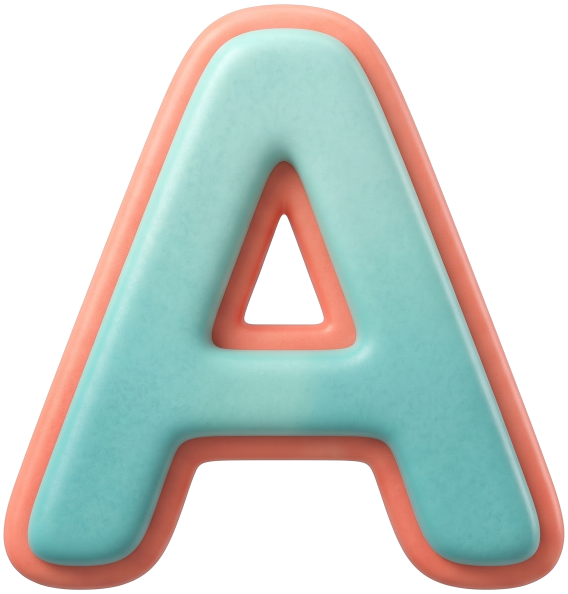
#> input picture abc-song/0001/assets/letters/A.png, 1136 x 1187 px (shown at 1/2 size)
$ python -i process_abc_no_background_assets.py   (imports and definitions only)
#> lines starting #> are read from the running program, lines starting #| are printed output that depends on the picture; after the words box and inside, x2 and y2 are one past the last pixel; in counts of white or black regions, pixels touching at a corner belong together
#> further down, picture is the input picture: PIL image 1136x1187 RGBA; mean R, G, B, A 201.7, 208.7, 203.6, 146.1
"""Split generated transparent ABC assets into letter and object-word layers.

The source images are already transparent PNGs. This script only uses their
alpha channel and connected components; it never calls an image-generation or
background-removal model.
"""

from __future__ import annotations

import argparse
import json
import re
from dataclasses import dataclass
from pathlib import Path
from typing import Iterable

import numpy as np
from PIL import Image
from scipy import ndimage


ASSET_RE = re.compile(r"id_(?P<song>\d{4})(?P<letter>[A-Z])_type_lette", re.IGNORECASE)
DEFAULT_ALPHA_THRESHOLD = 24
DEFAULT_MIN_COMPONENT_AREA = 64
DEFAULT_WORD_BAND_RATIO = 0.70
DEFAULT_CONNECTED_WORD_CUT_RATIO = 0.78


@dataclass(frozen=True)
class SplitResult:
    letter: Image.Image
    object_group: Image.Image
    letter_bbox: tuple[int, int, int, int]
    object_bbox: tuple[int, int, int, int]
    object_group_bbox: tuple[int, int, int, int]
    word_bbox: tuple[int, int, int, int]
    diagnostics: dict[str, int | float | str]


@dataclass(frozen=True)
class _Component:
    label: int
    area: int
    x: int
    y: int
    w: int
    h: int
    center_x: float


# [10 lines left out: function _bbox, not called in this run]


def _component_list(labels: np.ndarray, count: int, minimum_area: int) -> list[_Component]:
    components: list[_Component] = []
    slices = ndimage.find_objects(labels)
    for label, component_slice in enumerate(slices, start=1):
        if component_slice is None:
            continue
        ys, xs = component_slice
        component = labels[component_slice] == label
        area = int(component.sum())
        if area < minimum_area:
            continue
        yy, xx = np.where(labels == label)
        components.append(
            _Component(
                label=label,
                area=area,
                x=int(xs.start),
                y=int(ys.start),
                w=int(xs.stop - xs.start),
                h=int(ys.stop - ys.start),
                center_x=float(xx.mean()),
            )
        )
    return sorted(components, key=lambda component: component.area, reverse=True)


# [66 lines left out: functions _rgba_from_mask, _near_component_pixels, _trim_connected_object_word, not called in this run]


def split_foreground(
    image: Image.Image,
    *,
    alpha_threshold: int = DEFAULT_ALPHA_THRESHOLD,
    min_component_area: int = DEFAULT_MIN_COMPONENT_AREA,
    word_band_ratio: float = DEFAULT_WORD_BAND_RATIO,
    connected_word_cut_ratio: float = DEFAULT_CONNECTED_WORD_CUT_RATIO,
) -> SplitResult:
    """Return letter-only and object-plus-word transparent layers.

    Letter selection is based on the centroid of a connected alpha component,
    not on a fixed x boundary. This keeps long object features such as a horn
    or antennae intact when they cross into the left half of the canvas.
    """
#> called with alpha_threshold = 24, min_component_area = 64, word_band_ratio = 0.7, connected_word_cut_ratio = 0.78
    source = np.asarray(image.convert("RGBA"), dtype=np.uint8)
    alpha = source[..., 3]
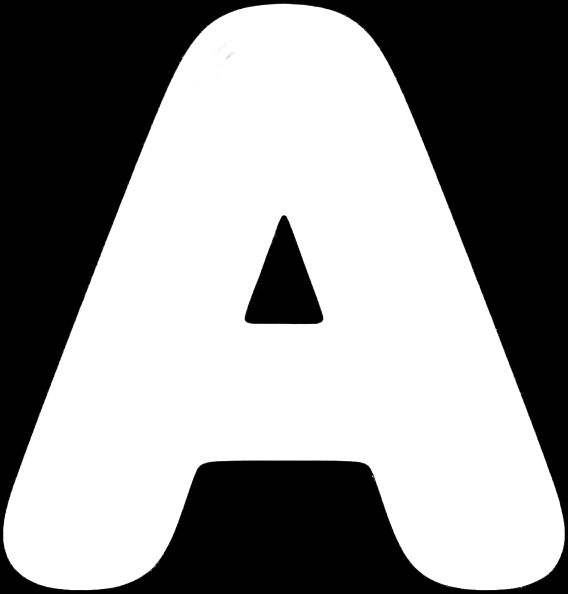
#> alpha: shape (1187, 1136) (shown at 1/2 size); min 0, max 255, mean 146.1
    core_mask = alpha >= alpha_threshold
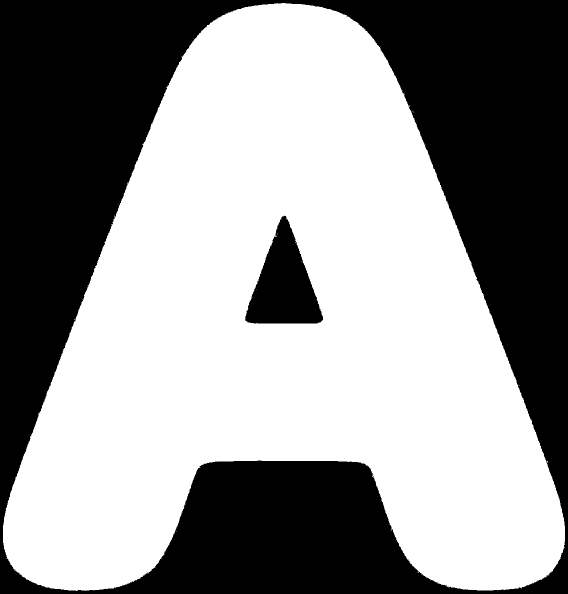
#> core_mask: shape (1187, 1136) bool (shown at 1/2 size); 57.6% white; 3 black regions (1 under 20 px), largest, box (x1, y1, x2, y2) and area: (0, 0, 1136, 1187) 553413, (490, 431, 646, 647) 18791
    labels, count = ndimage.label(core_mask, structure=np.ones((3, 3), dtype=np.uint8))
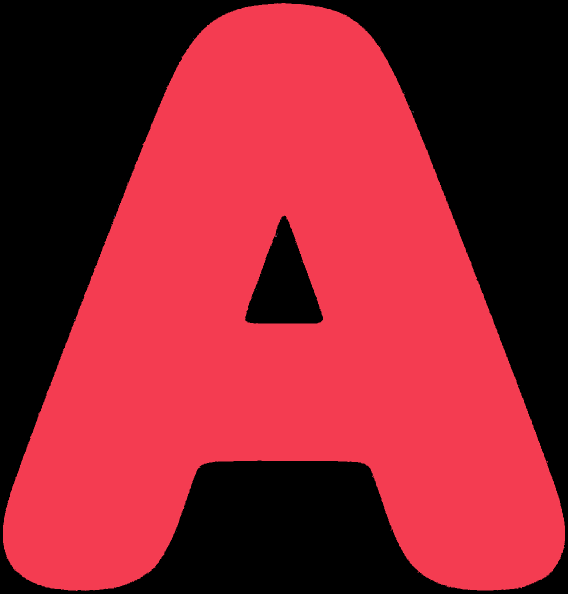
#> labels: shape (1187, 1136) int32 (shown at 1/2 size); 17 distinct labels, from 0 to 16; one colour per label, 0 black
#> count = 16
    components = _component_list(labels, count, min_component_area)
#> in _component_list, `slices = ndimage.find_objects(labels)`: slices = 16 items
#> the loop in _component_list, `for label, component_slice in enumerate(slices, start=1):` made 16 passes
#> area on pass 1: 776204
#> pass 1, in _component_list, `component = labels[component_slice] == label`:
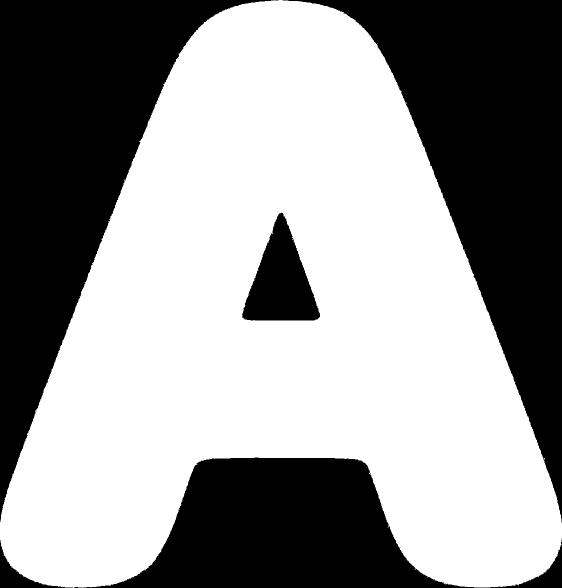
#> component: shape (1176, 1124) bool (shown at 1/2 size); 58.7% white; 10 black regions (4 under 20 px), largest, box (x1, y1, x2, y2) and area: (0, 0, 548, 1044) 202271, (565, 0, 1124, 1045) 202262, (166, 915, 1124, 1176) 119233, (484, 425, 640, 641) 18799, (0, 1080, 146, 1176) 3018, (149, 1174, 165, 1176) 23
#> after the loop in _component_list, `for label, component_slice in enumerate(slices, start=1):`: components = 1 item
#> components = 1 item
    if not components:
        raise ValueError("The image has no connected alpha component above the configured threshold")

    width = source.shape[1]
#> width = 1136
    letter_candidates = [component for component in components if component.center_x < width * 0.48]
#> letter_candidates = []
    if not letter_candidates:
#> (the run stopped early here; a loop or call above may not have finished)

$ run again, on abc-song/0001/assets/letters/E.png
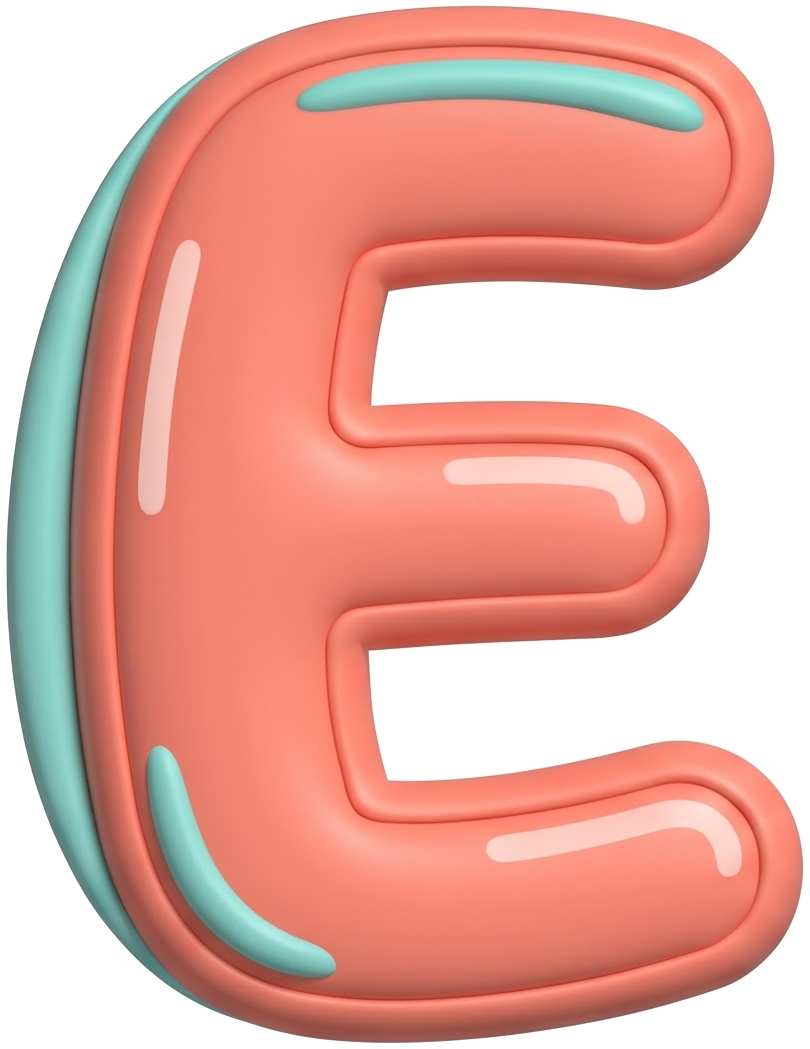
#> input picture abc-song/0001/assets/letters/E.png, 810 x 1049 px
#> picture is the input picture: PIL image 810x1049 RGBA; mean R, G, B, A 229.3, 171.8, 161, 177.4
#> core_mask: shape (1049, 810) bool; 69.9% white; 2 black regions (1 under 20 px), largest, box (x1, y1, x2, y2) and area: (0, 0, 810, 1049) 255360
#> in split_foreground, `labels, count = ndimage.label(core_mask, structure=np.ones((3, 3), dty..`:
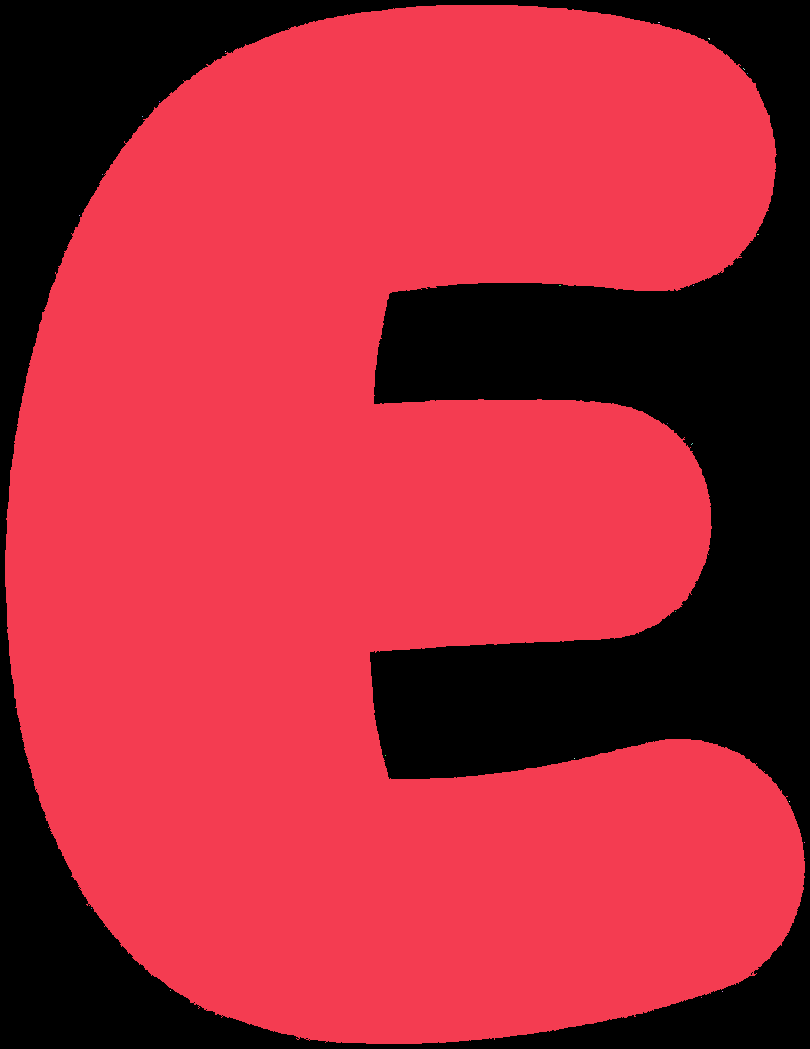
#> labels: shape (1049, 810) int32; 25 distinct labels, from 0 to 24; one colour per label, 0 black
#> count = 24
#> slices = 24 items
#> the loop in _component_list, `for label, component_slice in enumerate(slices, start=1):` made 24 passes
#> area on pass 1: 594297
#> after the loop in _component_list, `for label, component_slice in enumerate(slices, start=1):`: components = 1 item
#> group_labels = 0 items
#> letter_core: shape (1049, 810) bool; 69.9% white; 2 black regions (1 under 20 px), largest, box (x1, y1, x2, y2) and area: (0, 0, 810, 1049) 255390
#> group_core: shape (1049, 810) bool; every value is 0
#> expanded: shape (1049, 810) bool; 70.6% white; 1 black region, box (x1, y1, x2, y2) and area: (0, 0, 810, 1049) 249774
#> in _near_component_pixels, `return expanded & (alpha > 0)`:
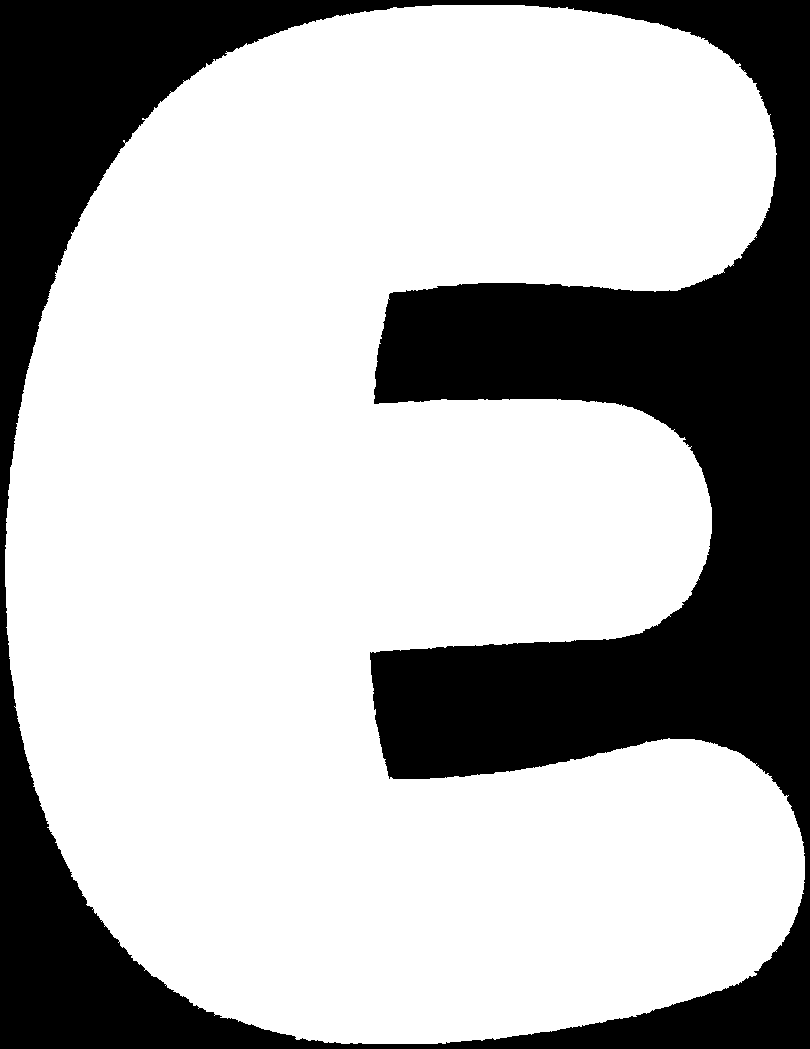
#> returned value: shape (1049, 810) bool; 70.1% white; 1 black region, box (x1, y1, x2, y2) and area: (0, 0, 810, 1049) 253717
#> output: shape (1049, 810, 4); every value is 0
